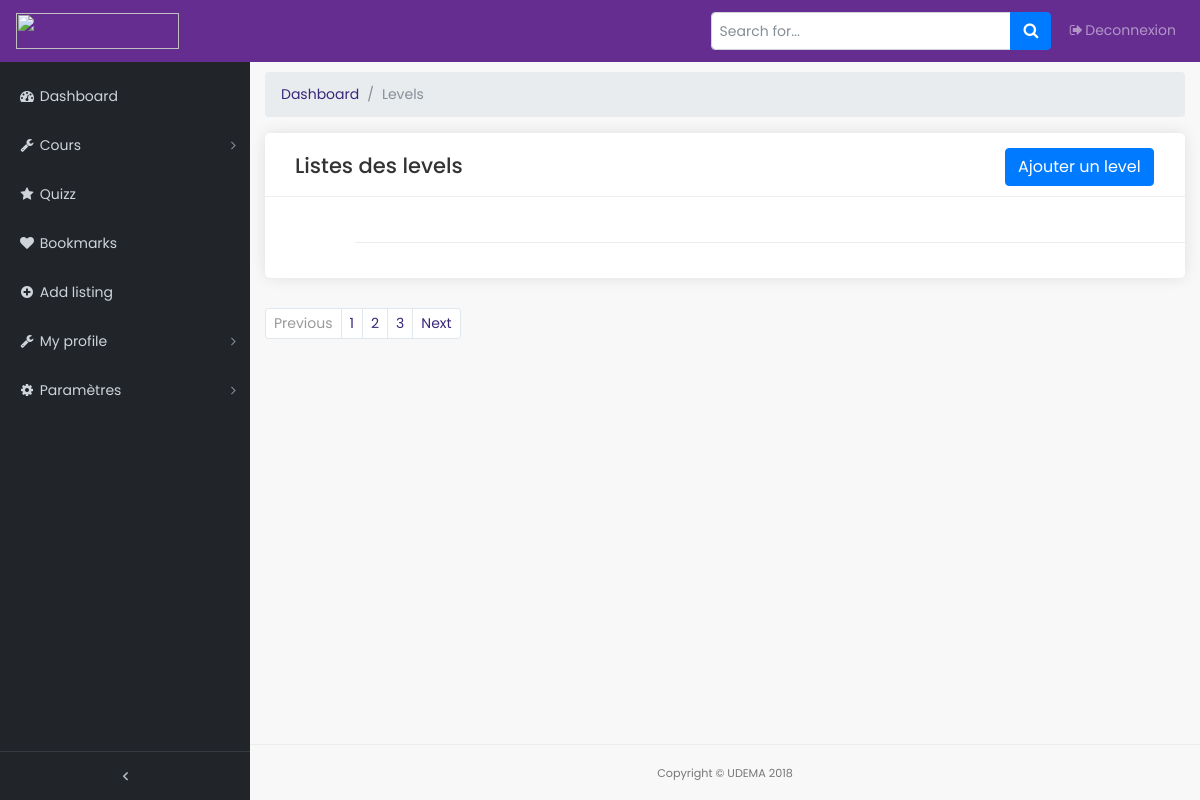
Page /admin_section/levels.php on the earlier database version.
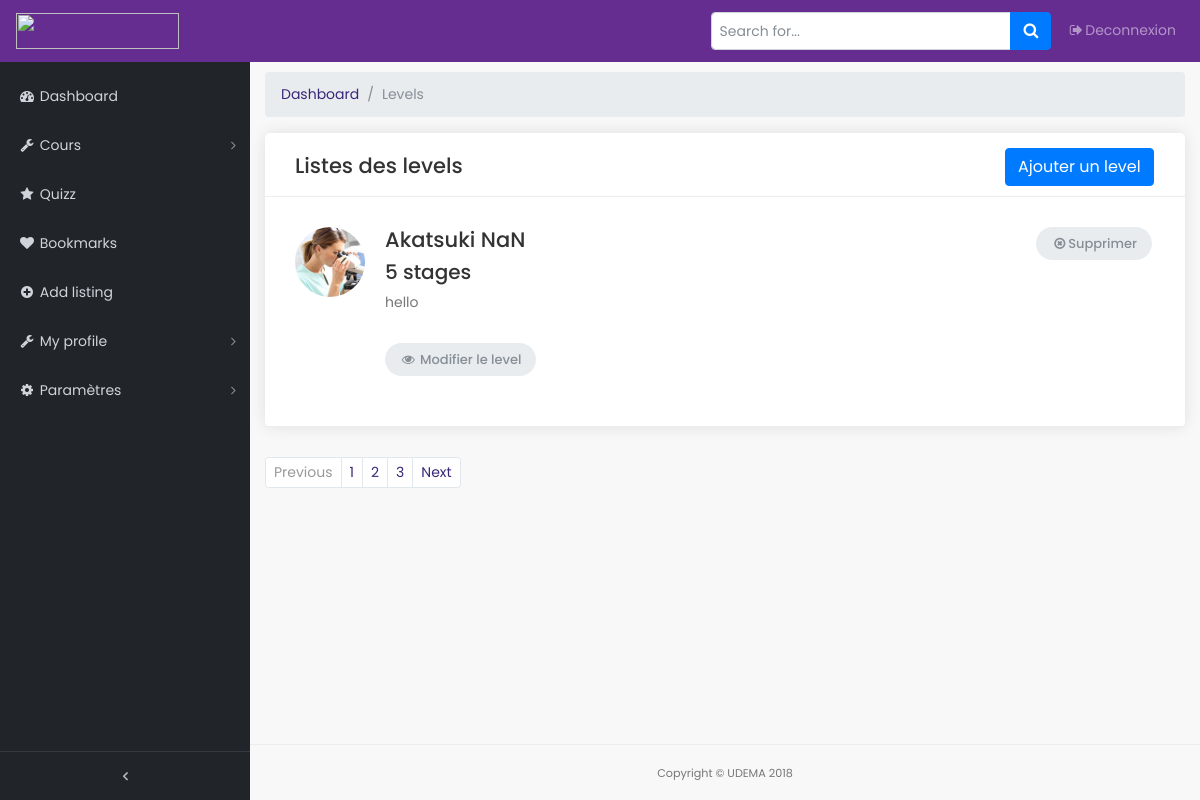
Same page on the later database version.
### tables this page shows
CREATE TABLE IF NOT EXISTS `programmes` (
  `id` int(11) NOT NULL AUTO_INCREMENT,
  `stage` varchar(30) NOT NULL,
  `titre` varchar(30) NOT NULL,
  `img` varchar(30) NOT NULL,
  `descr` text NOT NULL,
  PRIMARY KEY (`id`)
);

### admin_section/levels.php (the view, shortened to what this page needs)
<!DOCTYPE html>
<html lang="en">
<?php require('outils/head.php'); ?>
<body class="fixed-nav sticky-footer" id="page-top">
<?php require('outils/nav.php'); ?>
  <div class="content-wrapper">
    <div class="container-fluid">
      <ol class="breadcrumb">
        <li class="breadcrumb-item">
          <a href="#">Dashboard</a>
        </li>
        <li class="breadcrumb-item active">Levels</li>
      </ol>
		<div class="box_general">
			<div class="header_box">
				<h2 class="d-inline-block">Listes des levels</h2>
				<div class="filter">
					<button type="button" class="btn btn-primary btn-xs" data-toggle="modal" data-target="#myModal">Ajouter un level</button>
				</div>
			</div>
			<div class="list_general">
				<ul>
					<li>
          <?php
                try{
                  $bdd = new PDO('mysql:host=localhost;dbname=nansite;charset=utf8','root','');
                }
                catch(Exception $e){
                  die('Erreur : ' . $e->getMessage());
                }
                $reponse = $bdd->query('SELECT * FROM programmes');
                while ($donnees = $reponse->fetch()) {
          ?>
						<figure><img src="img/course_1.jpg" alt=""></figure>
						<h4>
                <?php echo $donnees['titre']; ?>
            </h4>
            <h5>
                <?php echo $donnees['stage']. " stages"; ?>
            </h5>
						<p>
                <?php echo $donnees['descr']; ?>
            </p>
						<p><a href="#0" class="btn_1 gray"><i class="fa fa-fw fa-eye"></i> Modifier le level</a></p>
						<ul class="buttons">
							<li><a href="#0" class="btn_1 gray delete wishlist_close"><i class="fa fa-fw fa-times-circle-o"></i>Supprimer</a></li>
						</ul>
					</li>
          <?php
          }
          ?>
          <hr>
				</ul>
			</div>
		</div>
		<nav aria-label="...">
			<ul class="pagination pagination-sm add_bottom_30">
				<li class="page-item disabled">
					<a class="page-link" href="#" tabindex="-1">Previous</a>
				</li>
				<li class="page-item"><a class="page-link" href="#">1</a></li>
				<li class="page-item"><a class="page-link" href="#">2</a></li>
				<li class="page-item"><a class="page-link" href="#">3</a></li>
				<li class="page-item">
					<a class="page-link" href="#">Next</a>
				</li>
			</ul>
		</nav>
	  </div>
   	</div>
    <footer class="sticky-footer">
      <div class="container">
        <div class="text-center">
          <small>Copyright © UDEMA 2018</small>
        </div>
      </div>
    </footer>
</body>
</html>

Differences in the rows shown:
added programmes: titre "Akatsuki NaN", stage "5", descr "hello"
